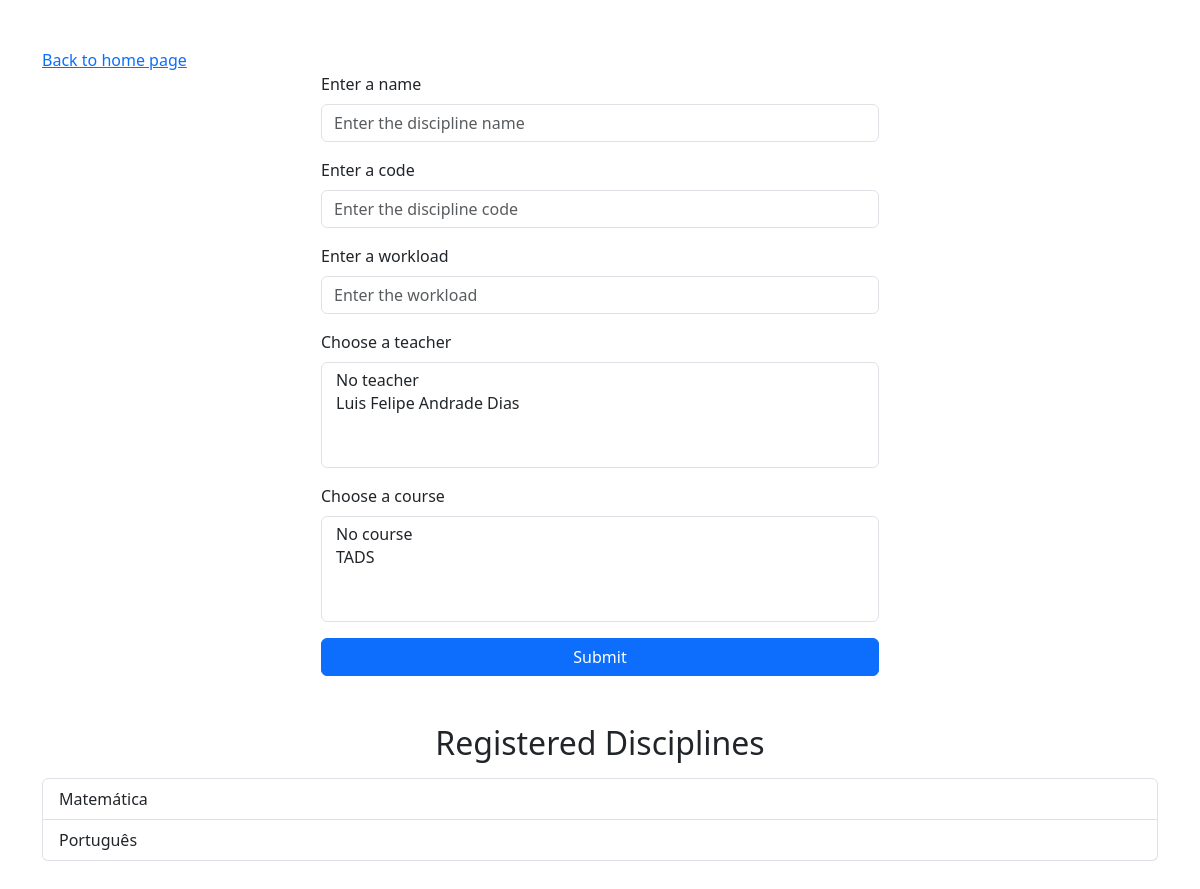
Before: /discipline with the older database file.
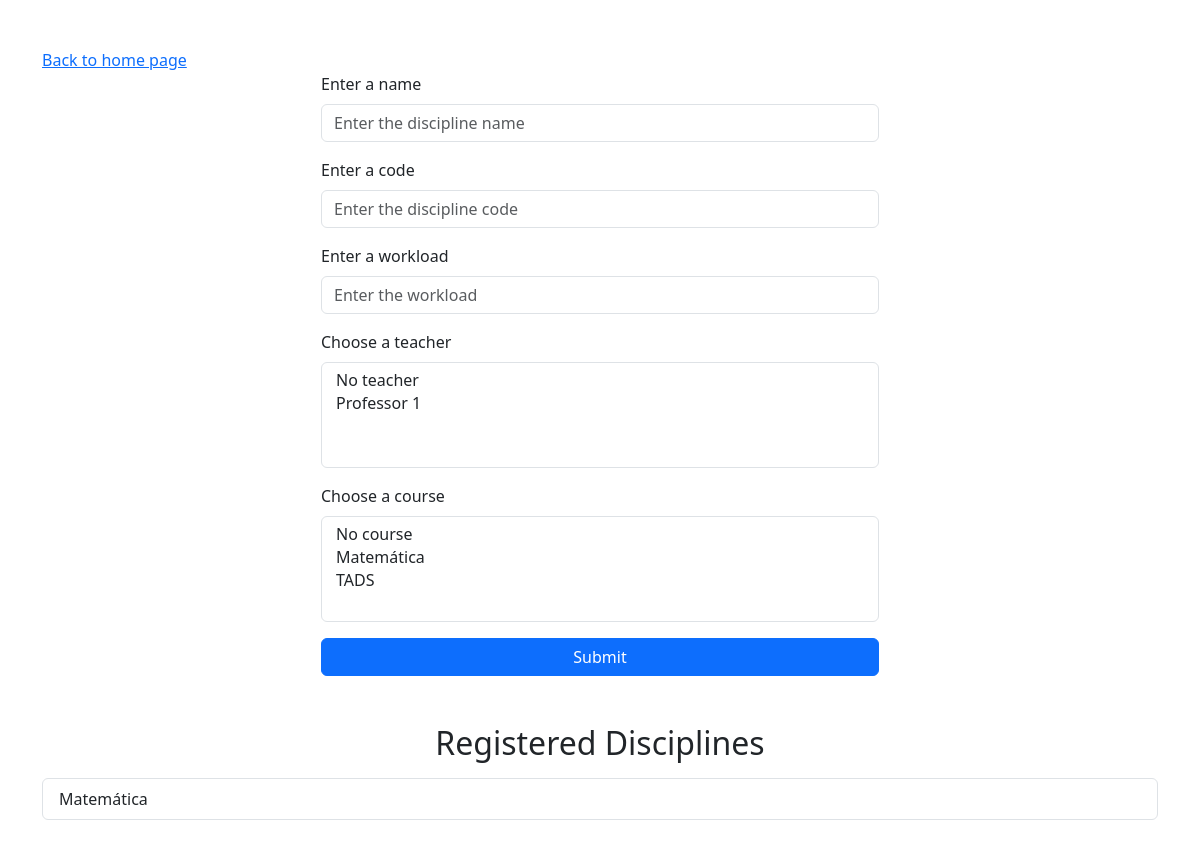
After: the same page with the newer database file.
### app/models.py (models this page shows)
class Discipline(db.Model):
  __tablename__ = 'disciplines'
  id = db.Column(db.Integer, primary_key=True)
  name = db.Column(db.String(100), nullable=False)
  code = db.Column(db.String(50), unique=True, nullable=False)
  workload = db.Column(db.String(20), nullable=False)
  teachers = db.relationship('Teacher', secondary='teacher_discipline', back_populates='disciplines')
  courses = db.relationship('Course', secondary='discipline_course', back_populates='disciplines')

### app/routes.py (the view, shortened to what this page needs)
@main.route('/discipline', methods=['GET', 'POST'])
def discipline():
  form = DisciplineForm()
  disciplines = Discipline.query.all()
  return render_template('discipline.html', form=form, disciplines=disciplines)

### app/forms.py
class DisciplineForm(FlaskForm):
  name = StringField('Enter a name', validators=[DataRequired()])
  code = StringField('Enter a code', validators=[DataRequired()])
  workload = StringField('Enter a workload', validators=[DataRequired()])
  teacher = SelectMultipleField('Choose a teacher', coerce=int, default=None)
  course = SelectMultipleField('Choose a course', coerce=int, default=None)
  submit = SubmitField('Submit')
  def __init__(self, *args, **kwargs):
    super(DisciplineForm, self).__init__(*args, **kwargs)
    self.teacher.choices = [(teacher.id, teacher.name) for teacher in Teacher.query.all()]
    self.teacher.choices.insert(0, (0, 'No teacher'))
    self.course.choices = [(course.id, course.name) for course in Course.query.all()]
    self.course.choices.insert(0, (0, 'No course'))

### app/templates/discipline.html (shortened to what this page needs)
<!doctype html>
<html lang="en">
<head>
  <link href="https://cdn.jsdelivr.net/npm/bootstrap@5.3.3/dist/css/bootstrap.min.css" rel="stylesheet"
>
</head>
<body>
  <div class="container my-5">
    <a href="/">Back to home page</a>
    <form class="w-50 m-auto" method="POST" action="">
      <div class="mb-3">
        {{ form.name.label(class="form-label") }}
        {{ form.name(class="form-control", placeholder="Enter the discipline name") }}
      </div>
      <div class="mb-3">
        {{ form.code.label(class="form-label") }}
        {{ form.code(class="form-control", placeholder="Enter the discipline code") }}
      </div>
      <div class="mb-3">
        {{ form.workload.label(class="form-label") }}
        {{ form.workload(class="form-control", placeholder="Enter the workload") }}
      </div>
      <div class="mb-3">
        {{ form.teacher.label(class="form-label") }}
        {{ form.teacher(class="form-select") }}
      </div>
      <div class="mb-3">
        {{ form.course.label(class="form-label") }}
        {{ form.course(class="form-select") }}
      </div>
      <div class="d-grid">
        {{ form.submit(class="btn btn-primary") }}
      </div>
    </form>
    <h2 class="mt-5 mb-3 text-center">Registered Disciplines</h2>
    <ul class="list-group">
      {% for discipline in disciplines %}
      <li class="list-group-item">{{ discipline.name }}</li>
      {% endfor %}
    </ul>
  </div>
</body>
</html>

Changed rows visible on the page:
removed Discipline: name "Português"
Other visible differences:
form field teacher: "No teacher / Luis Felipe Andrade Dias" → "No teacher / Professor 1"
form field course: "No course / TADS" → "No course / Matemática / TADS"
